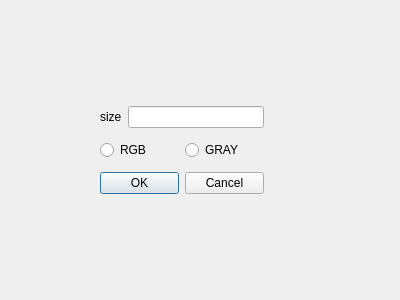
<?xml version="1.0" encoding="UTF-8"?>
<ui version="4.0">
 <class>MedianFilterDialog</class>
 <widget class="QDialog" name="MedianFilterDialog">
  <property name="geometry">
   <rect>
    <x>0</x>
    <y>0</y>
    <width>400</width>
    <height>300</height>
   </rect>
  </property>
  <property name="windowTitle">
   <string>Dialog</string>
  </property>
  <widget class="QWidget" name="gridLayoutWidget">
   <property name="geometry">
    <rect>
     <x>100</x>
     <y>100</y>
     <width>164</width>
     <height>102</height>
    </rect>
   </property>
   <layout class="QGridLayout" name="gridLayout">
    <item row="0" column="0">
     <layout class="QHBoxLayout" name="horizontalLayout">
      <item>
       <widget class="QLabel" name="label">
        <property name="text">
         <string>size</string>
        </property>
       </widget>
      </item>
      <item>
       <widget class="QLineEdit" name="lineEdit"/>
      </item>
     </layout>
    </item>
    <item row="1" column="0">
     <layout class="QHBoxLayout" name="horizontalLayout_2">
      <item>
       <widget class="QRadioButton" name="rBtnRGB">
        <property name="text">
         <string>RGB</string>
        </property>
       </widget>
      </item>
      <item>
       <widget class="QRadioButton" name="rBtnGray">
        <property name="text">
         <string>GRAY</string>
        </property>
       </widget>
      </item>
     </layout>
    </item>
    <item row="2" column="0">
     <widget class="QDialogButtonBox" name="buttonBox">
      <property name="orientation">
       <enum>Qt::Horizontal</enum>
      </property>
      <property name="standardButtons">
       <set>QDialogButtonBox::Cancel|QDialogButtonBox::Ok</set>
      </property>
     </widget>
    </item>
   </layout>
  </widget>
 </widget>
 <resources/>
 <connections/>
</ui>
